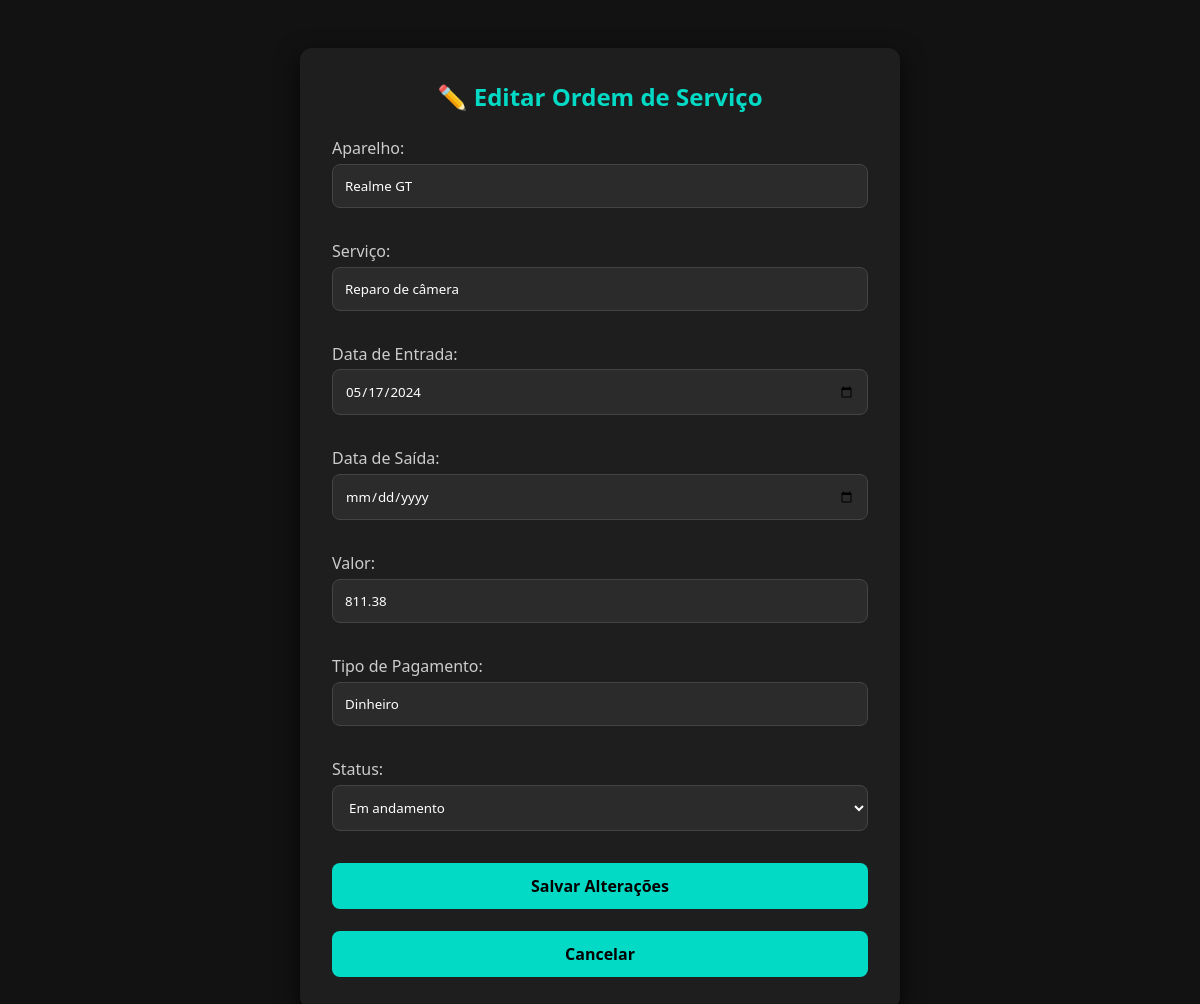
/editar_ordem.php?id=1 (signed in), run on the app's committed database.
### tables this page shows
CREATE TABLE `ordem_serv` (
  `id_ordem_serv` int(11) NOT NULL,
  `Aparelho` varchar(100) DEFAULT NULL,
  `servico` varchar(255) DEFAULT NULL,
  `status` varchar(50) DEFAULT NULL,
  `valor` decimal(10,2) DEFAULT NULL,
  `tipo_pagamento` varchar(50) DEFAULT NULL,
  `problema` varchar(255) DEFAULT NULL,
  `cpf` varchar(20) DEFAULT NULL,
  `idusuario` int(11) DEFAULT NULL,
  `data_entrada` date DEFAULT NULL,
  `data_saida` date DEFAULT NULL
);

### editar_ordem.php (the view, shortened to what this page needs)
<?php
require_once 'conexao.php';
$id_ordem = (int)($_GET['id'] ?? 0);
try {
    $stmt = $pdo->prepare("SELECT * FROM ordem_serv WHERE id_ordem_serv = :id");
    $stmt->execute([':id' => $id_ordem]);
    $ordem = $stmt->fetch(PDO::FETCH_ASSOC);
} catch (PDOException $e) {
    die("Erro ao buscar ordem: " . $e->getMessage());
}
?>
<!DOCTYPE html>
<html lang="pt-br">
<head>
<link rel="stylesheet" href="css/form.css">
</head>
<body>
<div class="form-container">
    <h2>✏️ Editar Ordem de Serviço</h2>
    <form method="post">
        <label>Aparelho:</label>
        <input type="text" name="Aparelho" value="<?php echo htmlspecialchars($ordem['Aparelho']); ?>" required>
        <label>Serviço:</label>
        <input type="text" name="servico" value="<?php echo htmlspecialchars($ordem['servico']); ?>" required>
        <label>Data de Entrada:</label>
        <input type="date" name="data_entrada" value="<?php echo htmlspecialchars($ordem['data_entrada']); ?>" required>
        <label>Data de Saída:</label>
        <input type="date" name="data_saida" value="<?php echo htmlspecialchars($ordem['data_saida']); ?>">
        <label>Valor:</label>
        <input type="number" step="0.01" name="valor" value="<?php echo htmlspecialchars($ordem['valor']); ?>">
        <label>Tipo de Pagamento:</label>
        <input type="text" name="tipo_pagamento" value="<?php echo htmlspecialchars($ordem['tipo_pagamento']); ?>">
        <label>Status:</label>
        <select name="status" required>
            <option value="Em andamento" <?php if($ordem['status']=='Em andamento') echo 'selected'; ?>>Em andamento</option>
        </select>
        <div style="margin-top:1rem;">
            <button type="submit">Salvar Alterações</button>
            <br>
            <br>
            <a href="ordem_serv.php"><button type="button">Cancelar</button></a>
        </div>
    </form>
</div>
</body>
</html>

### css/form.css (style rules this page uses)
* { margin: 0; padding: 0; box-sizing: border-box; font-family: 'Segoe UI', Tahoma, Geneva, Verdana, sans-serif; }
body { background-color: #121212; color: #e0e0e0; min-height: 100vh; }
.form-container { background-color: #1e1e1e; padding: 2rem; border-radius: 12px; box-shadow: 0 8px 24px rgba(0, 0, 0, 0.7); width: 100%; max-width: 600px; margin: 3rem auto; animation: fadeIn 0.5s ease-in-out; }
h2 { margin-bottom: 1.5rem; color: #03dac6; text-align: center; }
form label { display: block; margin-top: 1rem; margin-bottom: 0.3rem; color: #ccc; }
input, textarea, select { width: 100%; padding: 0.75rem; border: 1px solid #444; border-radius: 8px; background-color: #2b2b2b; color: #fff; margin-bottom: 1rem; }
button { width: 100%; padding: 0.75rem; background-color: #03dac6; color: #000; font-weight: bold; border: none; border-radius: 8px; font-size: 1rem; cursor: pointer; transition: background-color 0.3s ease; }

### data on the page
ordem_serv: Aparelho "Realme GT", servico "Reparo de câmera", data_entrada "05/17/2024", valor "811.38", tipo_pagamento "Dinheiro", status "Em andamento"
